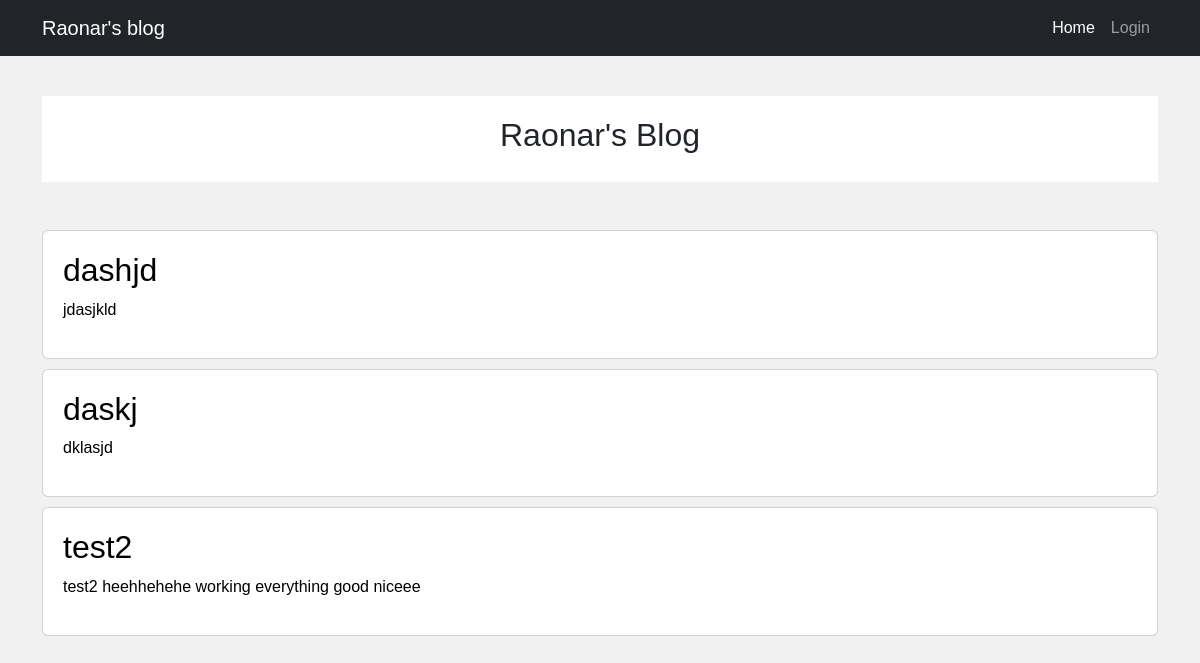
/?page=3, run on the app's committed database.
### posts/models.py (models this page shows, shortened)
class Posts(models.Model):
  title = models.CharField(max_length=100)
  body = models.CharField(max_length=1000000)

### posts/views.py (the view)
# urls.py: path("", views.index, name="index"),
def index(request):
    search_query = request.GET.get('q', '')
    posts = Posts.objects.all()
    if search_query and request.user.is_authenticated:
        posts = posts.filter(Q(title__icontains=search_query))
        if not posts:
          return render(request, "index.html", {"post_not_found": True})
    paginator = Paginator(posts, 3)
    page = request.GET.get("page")
    all_posts = paginator.get_page(page)
    return render(request, "index.html", {"posts": all_posts, "search_query": search_query})

### templates/index.html (shortened to what this page needs)
{% extends "base.html" %}
  {% block active-home-navlink %} active {% endblock active-home-navlink %}
  {% block content %}
    <div class="container">
      <div class="header" id="title">
        <h2>Raonar's Blog</h2>
      </div>
      <div class="row my-5">
        <div class="leftcolumn">
          {% for post in posts reversed %}
            <div class="card">
              <a style="text-decoration: none; color: black;" href="/post/{{post.id}}">
                <h2>{{post.title}}</h2>
                <p>{{post.body|truncatewords:20}}</p>
              </a>
            </div>
          {% endfor %}
        </div>
      </div>
    </div>
{% endblock content %}

### templates/index.html (style rules this page uses)
* { box-sizing: border-box; }
body { font-family: Arial; background: #f1f1f1; }
.header { padding: 20px; font-size: 40px; text-align: center; background: white; margin-top: 40px; }
.leftcolumn { float: left; width: 100%; }
.card { background-color: white; padding: 20px; }
.card:nth-child(2) { margin-top: 10px; }
.card:nth-child(3) { margin-top: 10px; }
.row:after { content: ""; display: table; clear: both; }

### data on the page
Posts: title "dashjd", body "jdasjkld"
Posts: title "daskj", body "dklasjd"
Posts: title "test2", body "test2 heehhehehe working everything good niceee"
